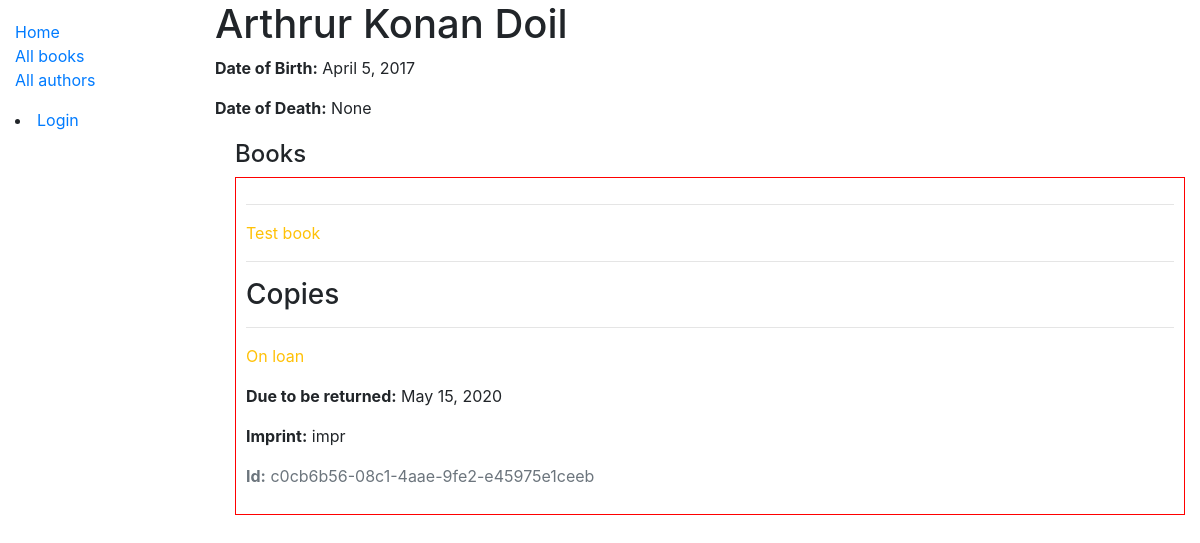
The app's page /catalog/author-detail/1, older data.
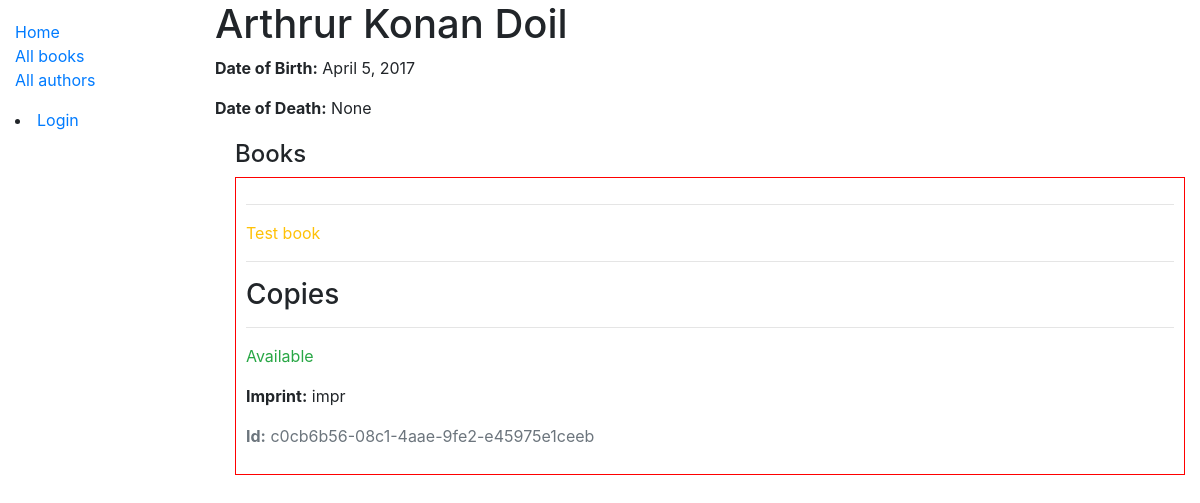
The same page, newer data.
### catalog/models.py (models this page shows, shortened)
class BookInstance(models.Model):
    id = models.UUIDField(primary_key=True, default=uuid.uuid4, help_text='Unique ID from this particular book instance')
    book = models.ForeignKey(Book, on_delete=models.SET_NULL, null=True)
    imprint = models.CharField(max_length=200)
    due_back = models.DateField(null=True, blank=True)
    borrower = models.ForeignKey(User, on_delete=models.SET_NULL, null=True, blank=True)
    LOAN_STATUS = (
        ('m', 'Maintenance'),
        ('o', 'On loan'),
        ('a', 'Available'),
        ('r', 'Reserved')
    )
    status = models.CharField(
        max_length=1,
        choices=LOAN_STATUS,
        blank=True,
        default='m',
        help_text='Book availability',
    )
    class Meta:
        ordering = [ 'due_back' ]
        permissions = (("can_mark_returned", "Set book as returned"),)

### catalog/views.py (the view)
# urls.py: path('author-detail/<int:pk>', views.AuthorDetail.as_view(), name='author-detail'),
class AuthorDetail(generic.DetailView):
    model = Author

### catalog/templates/catalog/author_detail.html
{% extends "base_generic.html" %}
{% block content %}
  <h1>{{ author.first_name }} {{ author.last_name }}</h1>
  <p><strong>Date of Birth:</strong> {{ author.date_of_birth }}</p>
  <p><strong>Date of Death:</strong> {{ author.date_of_death }}</p>
  <div style="margin-left:20px;margin-top:20px">
    <h4>Books</h4>
        {% for book in author.book_set.all %}
            <div style="border: 1px solid red; margin-bottom: 20px; padding: 10px;">
                <hr>
                <p class="{% if copy.status == 'a' %}text-success{% elif copy.status == 'm' %}text-danger{% else %}text-warning{% endif %}">
                    {{ book.title }}
                </p>
                <hr />
                <h3>Copies</h3>
                {% for copy in book.bookinstance_set.all %}
                <hr>
                <p class="{% if copy.status == 'a' %}text-success{% elif copy.status == 'm' %}text-danger{% else %}text-warning{% endif %}">
                    {{ copy.get_status_display }}
                </p>
                {% if copy.status != 'a' %}
                    <p><strong>Due to be returned:</strong> {{ copy.due_back }}</p>
                {% endif %}
                <p><strong>Imprint:</strong> {{ copy.imprint }}</p>
                <p class="text-muted"><strong>Id:</strong> {{ copy.id }}</p>
                {% endfor %}
        </div>
    {% endfor %}
  </div>
{% endblock %}

Row changes from the older to the newer data that the page shows:
changed BookInstance "impr": status "On loan" → "Available"; due_back "May 15, 2020" → (not shown)
